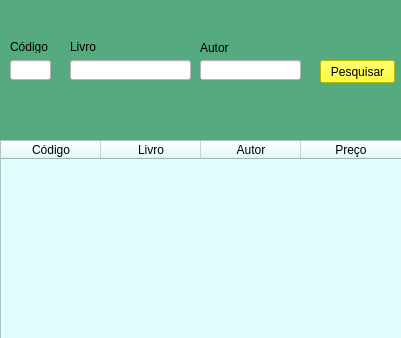
<?xml version="1.0" encoding="UTF-8"?>
<ui version="4.0">
 <class>pesquisalivros</class>
 <widget class="QMainWindow" name="pesquisalivros">
  <property name="geometry">
   <rect>
    <x>0</x>
    <y>0</y>
    <width>401</width>
    <height>338</height>
   </rect>
  </property>
  <property name="windowTitle">
   <string>Pesquisar Livros</string>
  </property>
  <property name="styleSheet">
   <string notr="true">background-color: rgb(85, 170, 127);</string>
  </property>
  <widget class="QWidget" name="centralwidget">
   <widget class="QTableWidget" name="tblBuscalivros">
    <property name="geometry">
     <rect>
      <x>0</x>
      <y>140</y>
      <width>411</width>
      <height>201</height>
     </rect>
    </property>
    <property name="styleSheet">
     <string notr="true">background-color: rgb(225, 254, 255);</string>
    </property>
    <column>
     <property name="text">
      <string>Código</string>
     </property>
    </column>
    <column>
     <property name="text">
      <string>Livro</string>
     </property>
    </column>
    <column>
     <property name="text">
      <string>Autor</string>
     </property>
    </column>
    <column>
     <property name="text">
      <string>Preço</string>
     </property>
    </column>
   </widget>
   <widget class="QLineEdit" name="edtcodigo">
    <property name="geometry">
     <rect>
      <x>10</x>
      <y>60</y>
      <width>41</width>
      <height>20</height>
     </rect>
    </property>
    <property name="styleSheet">
     <string notr="true">background-color: rgb(255, 255, 255);</string>
    </property>
   </widget>
   <widget class="QLineEdit" name="edtlivro">
    <property name="geometry">
     <rect>
      <x>70</x>
      <y>60</y>
      <width>121</width>
      <height>20</height>
     </rect>
    </property>
    <property name="styleSheet">
     <string notr="true">background-color: rgb(255, 255, 255);</string>
    </property>
   </widget>
   <widget class="QLineEdit" name="edtautor">
    <property name="geometry">
     <rect>
      <x>200</x>
      <y>60</y>
      <width>101</width>
      <height>20</height>
     </rect>
    </property>
    <property name="styleSheet">
     <string notr="true">background-color: rgb(255, 255, 255);</string>
    </property>
   </widget>
   <widget class="QPushButton" name="BtnBuscarLivros">
    <property name="geometry">
     <rect>
      <x>320</x>
      <y>60</y>
      <width>75</width>
      <height>23</height>
     </rect>
    </property>
    <property name="styleSheet">
     <string notr="true">background-color: rgb(255, 255, 0);</string>
    </property>
    <property name="text">
     <string>Pesquisar</string>
    </property>
    <property name="icon">
     <iconset>
      <normaloff>../icons/arquivo-de-documento.png</normaloff>../icons/arquivo-de-documento.png</iconset>
    </property>
   </widget>
   <widget class="QLabel" name="lblCod">
    <property name="geometry">
     <rect>
      <x>10</x>
      <y>40</y>
      <width>47</width>
      <height>13</height>
     </rect>
    </property>
    <property name="text">
     <string>Código</string>
    </property>
   </widget>
   <widget class="QLabel" name="lblLivro">
    <property name="geometry">
     <rect>
      <x>70</x>
      <y>40</y>
      <width>47</width>
      <height>13</height>
     </rect>
    </property>
    <property name="text">
     <string>Livro</string>
    </property>
   </widget>
   <widget class="QLabel" name="lblAutor">
    <property name="geometry">
     <rect>
      <x>200</x>
      <y>40</y>
      <width>31</width>
      <height>16</height>
     </rect>
    </property>
    <property name="text">
     <string>Autor</string>
    </property>
   </widget>
  </widget>
 </widget>
 <resources/>
 <connections/>
</ui>
